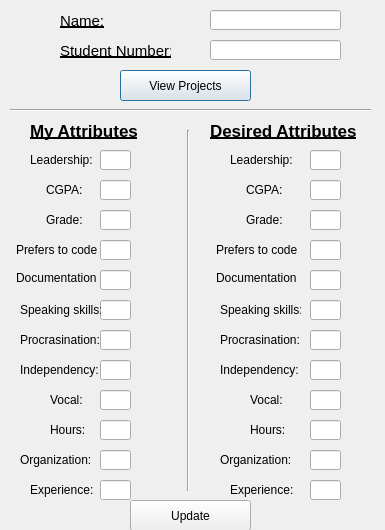
<?xml version="1.0" encoding="UTF-8"?>
<ui version="4.0">
 <class>studentMenu</class>
 <widget class="QDialog" name="studentMenu">
  <property name="geometry">
   <rect>
    <x>0</x>
    <y>0</y>
    <width>385</width>
    <height>530</height>
   </rect>
  </property>
  <property name="windowTitle">
   <string>Student Menu</string>
  </property>
  <widget class="QLabel" name="labelTitle">
   <property name="geometry">
    <rect>
     <x>30</x>
     <y>120</y>
     <width>151</width>
     <height>21</height>
    </rect>
   </property>
   <property name="font">
    <font>
     <pointsize>13</pointsize>
     <weight>75</weight>
     <bold>true</bold>
     <underline>true</underline>
    </font>
   </property>
   <property name="text">
    <string>My Attributes</string>
   </property>
  </widget>
  <widget class="QLabel" name="labelName">
   <property name="geometry">
    <rect>
     <x>60</x>
     <y>10</y>
     <width>111</width>
     <height>21</height>
    </rect>
   </property>
   <property name="font">
    <font>
     <pointsize>11</pointsize>
     <weight>50</weight>
     <bold>false</bold>
     <underline>true</underline>
    </font>
   </property>
   <property name="text">
    <string>Name:</string>
   </property>
  </widget>
  <widget class="QPushButton" name="buttonViewProjects">
   <property name="geometry">
    <rect>
     <x>120</x>
     <y>70</y>
     <width>131</width>
     <height>31</height>
    </rect>
   </property>
   <property name="text">
    <string>View Projects</string>
   </property>
  </widget>
  <widget class="QLabel" name="labelName_2">
   <property name="geometry">
    <rect>
     <x>60</x>
     <y>40</y>
     <width>111</width>
     <height>21</height>
    </rect>
   </property>
   <property name="font">
    <font>
     <pointsize>11</pointsize>
     <weight>50</weight>
     <bold>false</bold>
     <underline>true</underline>
    </font>
   </property>
   <property name="text">
    <string>Student Number:</string>
   </property>
  </widget>
  <widget class="QLineEdit" name="textName">
   <property name="geometry">
    <rect>
     <x>210</x>
     <y>10</y>
     <width>131</width>
     <height>20</height>
    </rect>
   </property>
   <property name="readOnly">
    <bool>true</bool>
   </property>
  </widget>
  <widget class="QLineEdit" name="textNumber">
   <property name="geometry">
    <rect>
     <x>210</x>
     <y>40</y>
     <width>131</width>
     <height>20</height>
    </rect>
   </property>
   <property name="readOnly">
    <bool>true</bool>
   </property>
  </widget>
  <widget class="QLabel" name="labelA">
   <property name="geometry">
    <rect>
     <x>30</x>
     <y>150</y>
     <width>71</width>
     <height>20</height>
    </rect>
   </property>
   <property name="toolTip">
    <string>&lt;html&gt;&lt;head/&gt;&lt;body&gt;&lt;p&gt;Ability to lead the team.&lt;/p&gt;&lt;/body&gt;&lt;/html&gt;</string>
   </property>
   <property name="text">
    <string>Leadership:</string>
   </property>
  </widget>
  <widget class="QLabel" name="labelA_2">
   <property name="geometry">
    <rect>
     <x>46</x>
     <y>180</y>
     <width>51</width>
     <height>20</height>
    </rect>
   </property>
   <property name="toolTip">
    <string>&lt;html&gt;&lt;head/&gt;&lt;body&gt;&lt;p&gt;Your major CGPA average.&lt;/p&gt;&lt;/body&gt;&lt;/html&gt;</string>
   </property>
   <property name="text">
    <string>CGPA:</string>
   </property>
  </widget>
  <widget class="QLineEdit" name="a1">
   <property name="geometry">
    <rect>
     <x>100</x>
     <y>150</y>
     <width>31</width>
     <height>20</height>
    </rect>
   </property>
   <property name="readOnly">
    <bool>false</bool>
   </property>
  </widget>
  <widget class="QLineEdit" name="a2">
   <property name="geometry">
    <rect>
     <x>100</x>
     <y>180</y>
     <width>31</width>
     <height>20</height>
    </rect>
   </property>
   <property name="readOnly">
    <bool>false</bool>
   </property>
  </widget>
  <widget class="QLabel" name="labelA_3">
   <property name="geometry">
    <rect>
     <x>46</x>
     <y>210</y>
     <width>51</width>
     <height>20</height>
    </rect>
   </property>
   <property name="toolTip">
    <string>&lt;html&gt;&lt;head/&gt;&lt;body&gt;&lt;p&gt;The grade you want to achieve for the project.&lt;/p&gt;&lt;/body&gt;&lt;/html&gt;</string>
   </property>
   <property name="text">
    <string>Grade:</string>
   </property>
  </widget>
  <widget class="QLabel" name="labelA_4">
   <property name="geometry">
    <rect>
     <x>16</x>
     <y>240</y>
     <width>81</width>
     <height>20</height>
    </rect>
   </property>
   <property name="toolTip">
    <string>&lt;html&gt;&lt;head/&gt;&lt;body&gt;&lt;p&gt;Prefer to do most of the coding for the project.&lt;/p&gt;&lt;/body&gt;&lt;/html&gt;</string>
   </property>
   <property name="text">
    <string>Prefers to code:</string>
   </property>
  </widget>
  <widget class="QLabel" name="labelA_5">
   <property name="geometry">
    <rect>
     <x>16</x>
     <y>270</y>
     <width>81</width>
     <height>16</height>
    </rect>
   </property>
   <property name="toolTip">
    <string>&lt;html&gt;&lt;head/&gt;&lt;body&gt;&lt;p&gt;Prefer to do most of the documentation for the project.&lt;/p&gt;&lt;/body&gt;&lt;/html&gt;</string>
   </property>
   <property name="text">
    <string>Documentation:</string>
   </property>
  </widget>
  <widget class="QLineEdit" name="a3">
   <property name="geometry">
    <rect>
     <x>100</x>
     <y>210</y>
     <width>31</width>
     <height>20</height>
    </rect>
   </property>
   <property name="readOnly">
    <bool>false</bool>
   </property>
  </widget>
  <widget class="QLineEdit" name="a4">
   <property name="geometry">
    <rect>
     <x>100</x>
     <y>240</y>
     <width>31</width>
     <height>20</height>
    </rect>
   </property>
   <property name="readOnly">
    <bool>false</bool>
   </property>
  </widget>
  <widget class="QLineEdit" name="a5">
   <property name="geometry">
    <rect>
     <x>100</x>
     <y>270</y>
     <width>31</width>
     <height>20</height>
    </rect>
   </property>
   <property name="readOnly">
    <bool>false</bool>
   </property>
  </widget>
  <widget class="QLineEdit" name="a6">
   <property name="geometry">
    <rect>
     <x>100</x>
     <y>300</y>
     <width>31</width>
     <height>20</height>
    </rect>
   </property>
   <property name="readOnly">
    <bool>false</bool>
   </property>
  </widget>
  <widget class="QLineEdit" name="a7">
   <property name="geometry">
    <rect>
     <x>100</x>
     <y>330</y>
     <width>31</width>
     <height>20</height>
    </rect>
   </property>
   <property name="readOnly">
    <bool>false</bool>
   </property>
  </widget>
  <widget class="QLineEdit" name="a8">
   <property name="geometry">
    <rect>
     <x>100</x>
     <y>360</y>
     <width>31</width>
     <height>20</height>
    </rect>
   </property>
   <property name="readOnly">
    <bool>false</bool>
   </property>
  </widget>
  <widget class="QLineEdit" name="a9">
   <property name="geometry">
    <rect>
     <x>100</x>
     <y>390</y>
     <width>31</width>
     <height>20</height>
    </rect>
   </property>
   <property name="readOnly">
    <bool>false</bool>
   </property>
  </widget>
  <widget class="QLineEdit" name="a10">
   <property name="geometry">
    <rect>
     <x>100</x>
     <y>420</y>
     <width>31</width>
     <height>20</height>
    </rect>
   </property>
   <property name="readOnly">
    <bool>false</bool>
   </property>
  </widget>
  <widget class="QLineEdit" name="a11">
   <property name="geometry">
    <rect>
     <x>100</x>
     <y>450</y>
     <width>31</width>
     <height>20</height>
    </rect>
   </property>
   <property name="readOnly">
    <bool>false</bool>
   </property>
  </widget>
  <widget class="QLineEdit" name="a12">
   <property name="geometry">
    <rect>
     <x>100</x>
     <y>480</y>
     <width>31</width>
     <height>20</height>
    </rect>
   </property>
   <property name="readOnly">
    <bool>false</bool>
   </property>
  </widget>
  <widget class="QLabel" name="labelA_6">
   <property name="geometry">
    <rect>
     <x>20</x>
     <y>300</y>
     <width>81</width>
     <height>20</height>
    </rect>
   </property>
   <property name="toolTip">
    <string>&lt;html&gt;&lt;head/&gt;&lt;body&gt;&lt;p&gt;Public speaking ability.&lt;/p&gt;&lt;/body&gt;&lt;/html&gt;</string>
   </property>
   <property name="text">
    <string>Speaking skills:</string>
   </property>
  </widget>
  <widget class="QLabel" name="labelA_7">
   <property name="geometry">
    <rect>
     <x>20</x>
     <y>330</y>
     <width>81</width>
     <height>20</height>
    </rect>
   </property>
   <property name="toolTip">
    <string>&lt;html&gt;&lt;head/&gt;&lt;body&gt;&lt;p&gt;How likely you are to procrastinate.&lt;/p&gt;&lt;/body&gt;&lt;/html&gt;</string>
   </property>
   <property name="text">
    <string>Procrasination:</string>
   </property>
  </widget>
  <widget class="QLabel" name="labelA_8">
   <property name="geometry">
    <rect>
     <x>20</x>
     <y>360</y>
     <width>81</width>
     <height>20</height>
    </rect>
   </property>
   <property name="toolTip">
    <string>&lt;html&gt;&lt;head/&gt;&lt;body&gt;&lt;p&gt;How well you work independently.&lt;/p&gt;&lt;/body&gt;&lt;/html&gt;</string>
   </property>
   <property name="text">
    <string>Independency:</string>
   </property>
  </widget>
  <widget class="QLabel" name="labelA_9">
   <property name="geometry">
    <rect>
     <x>50</x>
     <y>390</y>
     <width>51</width>
     <height>20</height>
    </rect>
   </property>
   <property name="toolTip">
    <string>&lt;html&gt;&lt;head/&gt;&lt;body&gt;&lt;p&gt;How vocal you are.&lt;/p&gt;&lt;/body&gt;&lt;/html&gt;</string>
   </property>
   <property name="text">
    <string>Vocal:</string>
   </property>
  </widget>
  <widget class="QLabel" name="labelA_11">
   <property name="geometry">
    <rect>
     <x>20</x>
     <y>450</y>
     <width>81</width>
     <height>20</height>
    </rect>
   </property>
   <property name="toolTip">
    <string>&lt;html&gt;&lt;head/&gt;&lt;body&gt;&lt;p&gt;How good you think your organization skills are.&lt;/p&gt;&lt;/body&gt;&lt;/html&gt;</string>
   </property>
   <property name="text">
    <string>Organization:</string>
   </property>
  </widget>
  <widget class="QLabel" name="labelA_12">
   <property name="geometry">
    <rect>
     <x>30</x>
     <y>480</y>
     <width>71</width>
     <height>20</height>
    </rect>
   </property>
   <property name="toolTip">
    <string>&lt;html&gt;&lt;head/&gt;&lt;body&gt;&lt;p&gt;Your level of experience.&lt;/p&gt;&lt;/body&gt;&lt;/html&gt;</string>
   </property>
   <property name="text">
    <string>Experience:</string>
   </property>
  </widget>
  <widget class="QLabel" name="labelTitle_2">
   <property name="geometry">
    <rect>
     <x>210</x>
     <y>120</y>
     <width>161</width>
     <height>21</height>
    </rect>
   </property>
   <property name="font">
    <font>
     <pointsize>13</pointsize>
     <weight>75</weight>
     <bold>true</bold>
     <underline>true</underline>
    </font>
   </property>
   <property name="text">
    <string>Desired Attributes</string>
   </property>
  </widget>
  <widget class="Line" name="line">
   <property name="geometry">
    <rect>
     <x>180</x>
     <y>130</y>
     <width>16</width>
     <height>361</height>
    </rect>
   </property>
   <property name="orientation">
    <enum>Qt::Vertical</enum>
   </property>
  </widget>
  <widget class="QLineEdit" name="pa11">
   <property name="geometry">
    <rect>
     <x>310</x>
     <y>450</y>
     <width>31</width>
     <height>20</height>
    </rect>
   </property>
   <property name="readOnly">
    <bool>false</bool>
   </property>
  </widget>
  <widget class="QLineEdit" name="pa6">
   <property name="geometry">
    <rect>
     <x>310</x>
     <y>300</y>
     <width>31</width>
     <height>20</height>
    </rect>
   </property>
   <property name="readOnly">
    <bool>false</bool>
   </property>
  </widget>
  <widget class="QLineEdit" name="pa2">
   <property name="geometry">
    <rect>
     <x>310</x>
     <y>180</y>
     <width>31</width>
     <height>20</height>
    </rect>
   </property>
   <property name="readOnly">
    <bool>false</bool>
   </property>
  </widget>
  <widget class="QLineEdit" name="pa12">
   <property name="geometry">
    <rect>
     <x>310</x>
     <y>480</y>
     <width>31</width>
     <height>20</height>
    </rect>
   </property>
   <property name="readOnly">
    <bool>false</bool>
   </property>
  </widget>
  <widget class="QLineEdit" name="pa4">
   <property name="geometry">
    <rect>
     <x>310</x>
     <y>240</y>
     <width>31</width>
     <height>20</height>
    </rect>
   </property>
   <property name="readOnly">
    <bool>false</bool>
   </property>
  </widget>
  <widget class="QLineEdit" name="pa3">
   <property name="geometry">
    <rect>
     <x>310</x>
     <y>210</y>
     <width>31</width>
     <height>20</height>
    </rect>
   </property>
   <property name="readOnly">
    <bool>false</bool>
   </property>
  </widget>
  <widget class="QLineEdit" name="pa8">
   <property name="geometry">
    <rect>
     <x>310</x>
     <y>360</y>
     <width>31</width>
     <height>20</height>
    </rect>
   </property>
   <property name="readOnly">
    <bool>false</bool>
   </property>
  </widget>
  <widget class="QLineEdit" name="pa5">
   <property name="geometry">
    <rect>
     <x>310</x>
     <y>270</y>
     <width>31</width>
     <height>20</height>
    </rect>
   </property>
   <property name="readOnly">
    <bool>false</bool>
   </property>
  </widget>
  <widget class="QLineEdit" name="pa10">
   <property name="geometry">
    <rect>
     <x>310</x>
     <y>420</y>
     <width>31</width>
     <height>20</height>
    </rect>
   </property>
   <property name="readOnly">
    <bool>false</bool>
   </property>
  </widget>
  <widget class="QLineEdit" name="pa7">
   <property name="geometry">
    <rect>
     <x>310</x>
     <y>330</y>
     <width>31</width>
     <height>20</height>
    </rect>
   </property>
   <property name="readOnly">
    <bool>false</bool>
   </property>
  </widget>
  <widget class="QLineEdit" name="pa9">
   <property name="geometry">
    <rect>
     <x>310</x>
     <y>390</y>
     <width>31</width>
     <height>20</height>
    </rect>
   </property>
   <property name="readOnly">
    <bool>false</bool>
   </property>
  </widget>
  <widget class="Line" name="line_2">
   <property name="geometry">
    <rect>
     <x>10</x>
     <y>100</y>
     <width>361</width>
     <height>20</height>
    </rect>
   </property>
   <property name="orientation">
    <enum>Qt::Horizontal</enum>
   </property>
  </widget>
  <widget class="QPushButton" name="buttonUpdate">
   <property name="geometry">
    <rect>
     <x>130</x>
     <y>500</y>
     <width>121</width>
     <height>31</height>
    </rect>
   </property>
   <property name="text">
    <string>Update</string>
   </property>
  </widget>
  <widget class="QLabel" name="labelA_13">
   <property name="geometry">
    <rect>
     <x>50</x>
     <y>420</y>
     <width>51</width>
     <height>20</height>
    </rect>
   </property>
   <property name="toolTip">
    <string>&lt;html&gt;&lt;head/&gt;&lt;body&gt;&lt;p&gt;How many hours are you going to dedicate per week?&lt;/p&gt;&lt;/body&gt;&lt;/html&gt;</string>
   </property>
   <property name="text">
    <string>Hours:</string>
   </property>
  </widget>
  <widget class="QLabel" name="labelA_10">
   <property name="geometry">
    <rect>
     <x>246</x>
     <y>210</y>
     <width>51</width>
     <height>20</height>
    </rect>
   </property>
   <property name="toolTip">
    <string>&lt;html&gt;&lt;head/&gt;&lt;body&gt;&lt;p&gt;The grade you want to achieve for the project.&lt;/p&gt;&lt;/body&gt;&lt;/html&gt;</string>
   </property>
   <property name="text">
    <string>Grade:</string>
   </property>
  </widget>
  <widget class="QLabel" name="labelA_14">
   <property name="geometry">
    <rect>
     <x>220</x>
     <y>360</y>
     <width>81</width>
     <height>20</height>
    </rect>
   </property>
   <property name="toolTip">
    <string>&lt;html&gt;&lt;head/&gt;&lt;body&gt;&lt;p&gt;How well you work independently.&lt;/p&gt;&lt;/body&gt;&lt;/html&gt;</string>
   </property>
   <property name="text">
    <string>Independency:</string>
   </property>
  </widget>
  <widget class="QLabel" name="labelA_15">
   <property name="geometry">
    <rect>
     <x>246</x>
     <y>180</y>
     <width>51</width>
     <height>20</height>
    </rect>
   </property>
   <property name="toolTip">
    <string>&lt;html&gt;&lt;head/&gt;&lt;body&gt;&lt;p&gt;Your major CGPA average.&lt;/p&gt;&lt;/body&gt;&lt;/html&gt;</string>
   </property>
   <property name="text">
    <string>CGPA:</string>
   </property>
  </widget>
  <widget class="QLabel" name="labelA_16">
   <property name="geometry">
    <rect>
     <x>230</x>
     <y>150</y>
     <width>71</width>
     <height>20</height>
    </rect>
   </property>
   <property name="toolTip">
    <string>&lt;html&gt;&lt;head/&gt;&lt;body&gt;&lt;p&gt;Ability to lead the team.&lt;/p&gt;&lt;/body&gt;&lt;/html&gt;</string>
   </property>
   <property name="text">
    <string>Leadership:</string>
   </property>
  </widget>
  <widget class="QLabel" name="labelA_17">
   <property name="geometry">
    <rect>
     <x>216</x>
     <y>240</y>
     <width>81</width>
     <height>20</height>
    </rect>
   </property>
   <property name="toolTip">
    <string>&lt;html&gt;&lt;head/&gt;&lt;body&gt;&lt;p&gt;Prefer to do most of the coding for the project.&lt;/p&gt;&lt;/body&gt;&lt;/html&gt;</string>
   </property>
   <property name="text">
    <string>Prefers to code:</string>
   </property>
  </widget>
  <widget class="QLabel" name="labelA_18">
   <property name="geometry">
    <rect>
     <x>216</x>
     <y>270</y>
     <width>81</width>
     <height>16</height>
    </rect>
   </property>
   <property name="toolTip">
    <string>&lt;html&gt;&lt;head/&gt;&lt;body&gt;&lt;p&gt;Prefer to do most of the documentation for the project.&lt;/p&gt;&lt;/body&gt;&lt;/html&gt;</string>
   </property>
   <property name="text">
    <string>Documentation:</string>
   </property>
  </widget>
  <widget class="QLabel" name="labelA_19">
   <property name="geometry">
    <rect>
     <x>220</x>
     <y>300</y>
     <width>81</width>
     <height>20</height>
    </rect>
   </property>
   <property name="toolTip">
    <string>&lt;html&gt;&lt;head/&gt;&lt;body&gt;&lt;p&gt;Public speaking ability.&lt;/p&gt;&lt;/body&gt;&lt;/html&gt;</string>
   </property>
   <property name="text">
    <string>Speaking skills:</string>
   </property>
  </widget>
  <widget class="QLabel" name="labelA_20">
   <property name="geometry">
    <rect>
     <x>220</x>
     <y>330</y>
     <width>81</width>
     <height>20</height>
    </rect>
   </property>
   <property name="toolTip">
    <string>&lt;html&gt;&lt;head/&gt;&lt;body&gt;&lt;p&gt;How likely you are to procrastinate.&lt;/p&gt;&lt;/body&gt;&lt;/html&gt;</string>
   </property>
   <property name="text">
    <string>Procrasination:</string>
   </property>
  </widget>
  <widget class="QLabel" name="labelA_21">
   <property name="geometry">
    <rect>
     <x>250</x>
     <y>420</y>
     <width>51</width>
     <height>20</height>
    </rect>
   </property>
   <property name="toolTip">
    <string>&lt;html&gt;&lt;head/&gt;&lt;body&gt;&lt;p&gt;How many hours are you going to dedicate per week?&lt;/p&gt;&lt;/body&gt;&lt;/html&gt;</string>
   </property>
   <property name="text">
    <string>Hours:</string>
   </property>
  </widget>
  <widget class="QLabel" name="labelA_22">
   <property name="geometry">
    <rect>
     <x>250</x>
     <y>390</y>
     <width>51</width>
     <height>20</height>
    </rect>
   </property>
   <property name="toolTip">
    <string>&lt;html&gt;&lt;head/&gt;&lt;body&gt;&lt;p&gt;How vocal you are.&lt;/p&gt;&lt;/body&gt;&lt;/html&gt;</string>
   </property>
   <property name="text">
    <string>Vocal:</string>
   </property>
  </widget>
  <widget class="QLabel" name="labelA_23">
   <property name="geometry">
    <rect>
     <x>230</x>
     <y>480</y>
     <width>71</width>
     <height>20</height>
    </rect>
   </property>
   <property name="toolTip">
    <string>&lt;html&gt;&lt;head/&gt;&lt;body&gt;&lt;p&gt;Your level of experience.&lt;/p&gt;&lt;/body&gt;&lt;/html&gt;</string>
   </property>
   <property name="text">
    <string>Experience:</string>
   </property>
  </widget>
  <widget class="QLabel" name="labelA_24">
   <property name="geometry">
    <rect>
     <x>220</x>
     <y>450</y>
     <width>81</width>
     <height>20</height>
    </rect>
   </property>
   <property name="toolTip">
    <string>&lt;html&gt;&lt;head/&gt;&lt;body&gt;&lt;p&gt;How good you think your organization skills are.&lt;/p&gt;&lt;/body&gt;&lt;/html&gt;</string>
   </property>
   <property name="text">
    <string>Organization:</string>
   </property>
  </widget>
  <widget class="QLineEdit" name="pa1">
   <property name="geometry">
    <rect>
     <x>310</x>
     <y>150</y>
     <width>31</width>
     <height>20</height>
    </rect>
   </property>
  </widget>
 </widget>
 <resources/>
 <connections/>
</ui>
